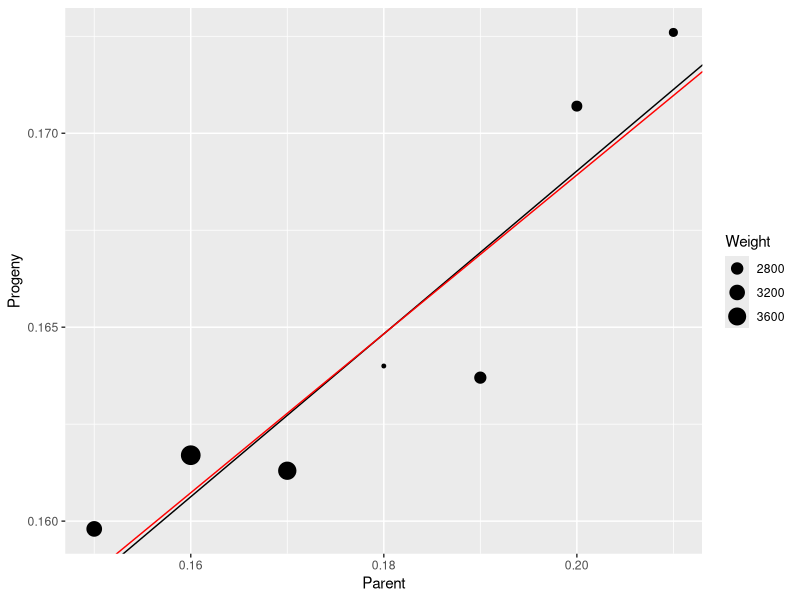
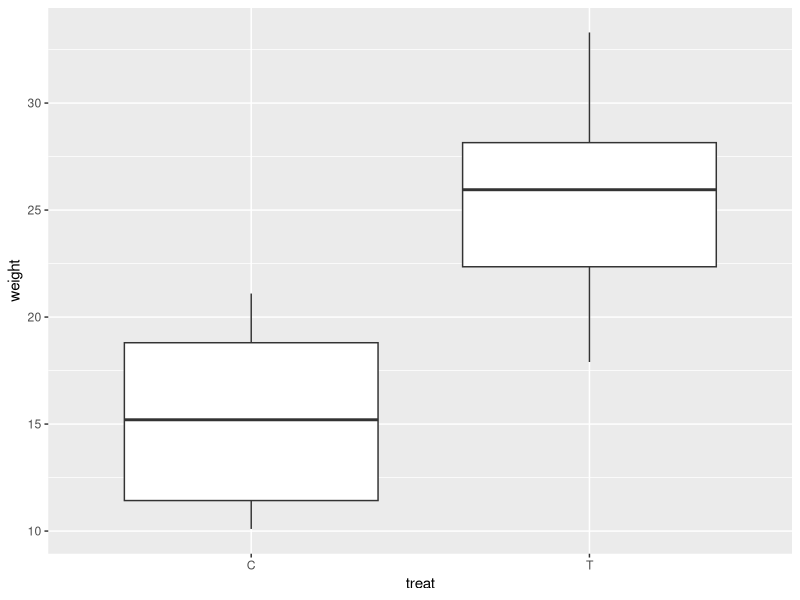
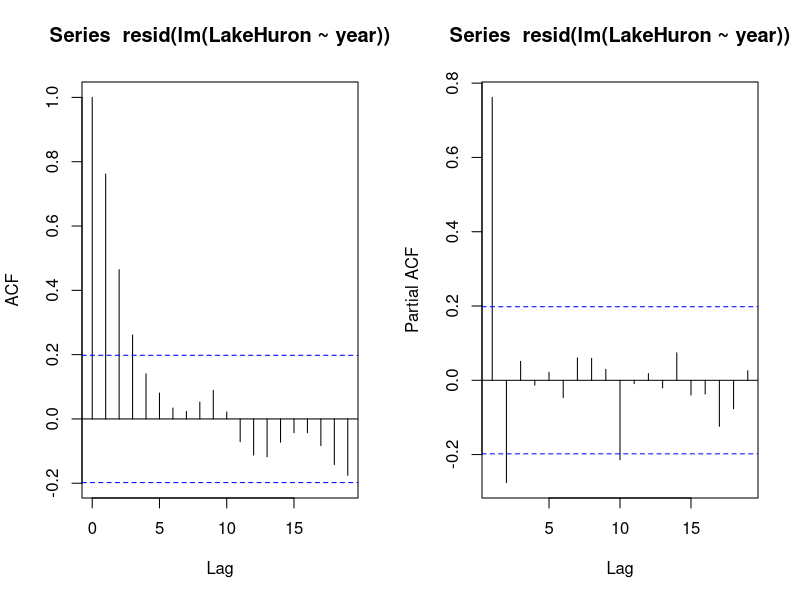
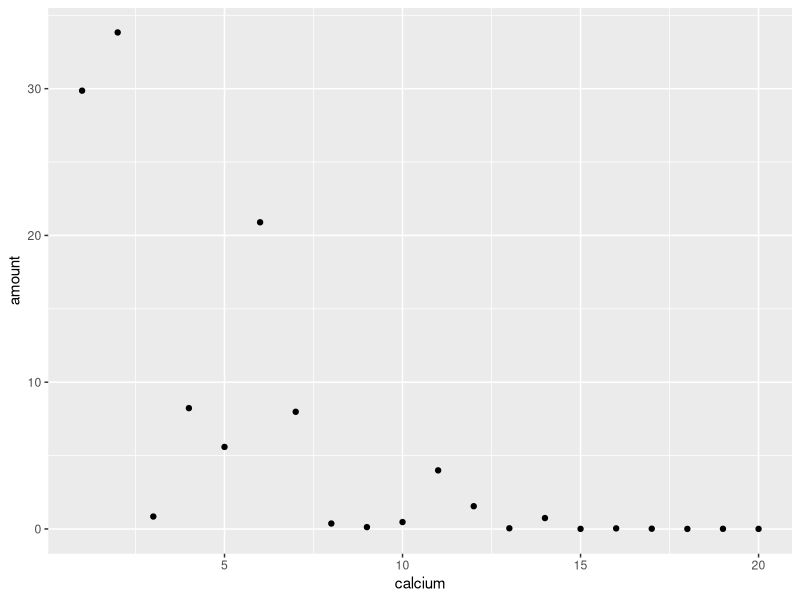
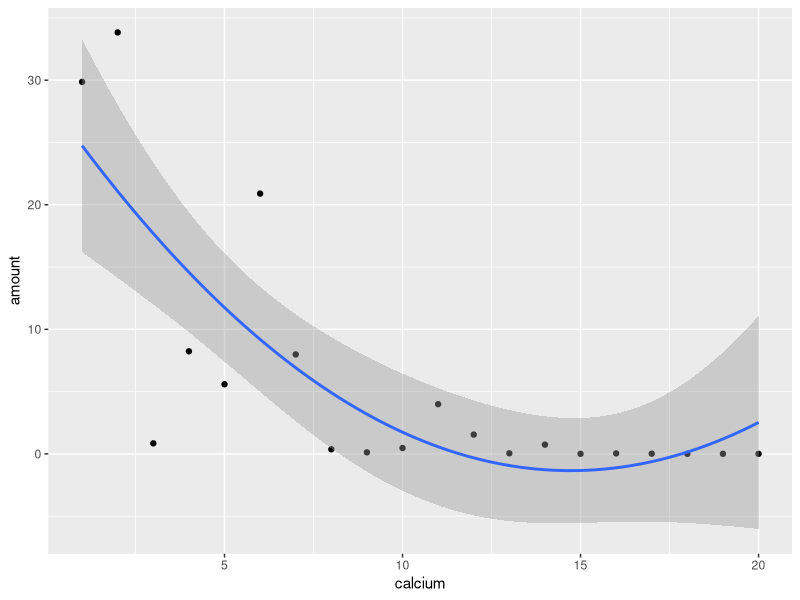
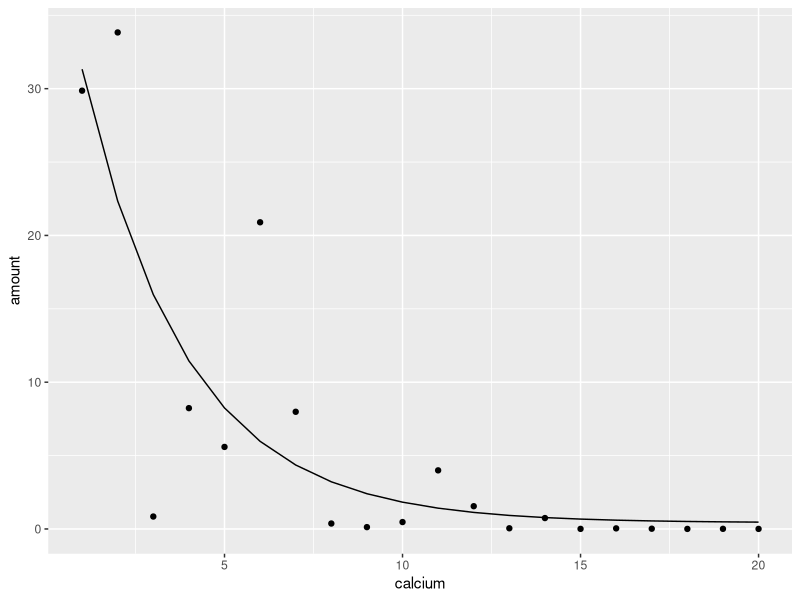

These charts were generated, in order, by the following R code:
## ---- chunk 1
knitr::opts_chunk$set(echo = TRUE)
library(ggplot2)
library(nlme)
## ---- chunk 2
diag(4)
## ---- chunk 3
peas <- read.table(header = TRUE, text = "
Parent	Progeny	SD
0.21	0.1726	0.01988
0.2	0.1707	0.01938
0.19	0.1637	0.01896
0.18	0.164	0.02037
0.17	0.1613	0.01654
0.16	0.1617	0.01594
0.15	0.1598	0.01763
")
knitr::kable(peas)
## ---- chunk 4
mod <- lm(Progeny ~ Parent, data = peas)
summary(mod)$coef
wmod <- lm(Progeny ~ Parent, data = peas, weights = 1 / SD ^ 2)
summary(wmod)$coef
## ---- chunk 5
ggplot(peas, aes(x = Parent, y = Progeny, size = 1 / SD ^ 2)) + 
  geom_point() +
  geom_abline(intercept = coef(mod)[1], slope = coef(mod)[2], col = "black") +
  geom_abline(intercept = coef(wmod)[1], slope = coef(wmod)[2], col = "red") +
  labs(size = "Weight")
## ---- chunk 6
bird1 <- read.csv("data/bird1.csv")
## ---- chunk 7
ggplot(bird1, aes(x = treat, y = weight)) +
  geom_boxplot()
with(bird1, tapply(weight, treat, var))
## ---- chunk 8
library(nlme)
fit_gls <- gls(weight ~ treat, data = bird1, weights = varIdent(form = ~ +1|treat))
summary(fit_gls)
## ---- chunk 9
fit_0 <- gls(weight ~ treat, data = bird1)
anova(fit_0, fit_gls)
## ---- chunk 10
year <- time(LakeHuron)
par(mfrow = c(1, 2))
acf(resid(lm(LakeHuron ~ year)))
pacf(resid(lm(LakeHuron ~ year)))
par(mfrow = c(1, 1))
## ---- chunk 11
mod_ar1 <- gls(LakeHuron ~ year, corr = corAR1())
summary(mod_ar1)
## ---- chunk 12
amount <- read.csv("data/amount.csv")
ggplot(amount, aes(x = calcium, y = amount)) +
  geom_point()
## ---- chunk 13
ggplot(amount, aes(x = calcium, y = amount)) +
  geom_point() +
  geom_smooth(method = "lm", formula = y ~ x + I(x^2))
## ---- chunk 14
library(nlme)
fit.nls<-nls(amount ~ b0 + b1 * exp(b2 * calcium), data = amount, 
             start = c(b0 = 0, b1 = 20, b2 = -1))
summary(fit.nls)
## ---- chunk 15
ggplot(cbind(amount, fit = fitted(fit.nls)), aes(x = calcium, y = amount)) +
  geom_point() +
  geom_line(aes(y = fit))
